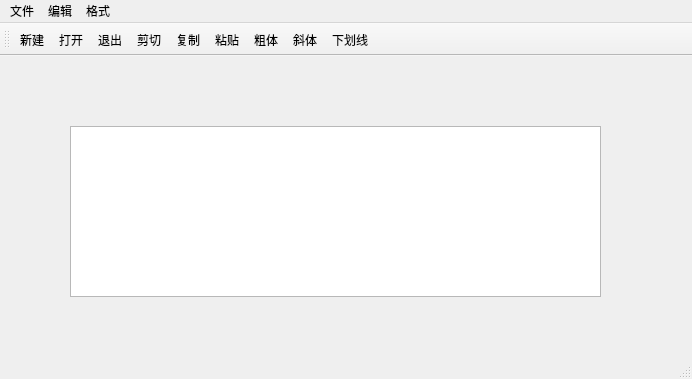
<?xml version="1.0" encoding="UTF-8"?>
<ui version="4.0">
 <class>MainWindow</class>
 <widget class="QMainWindow" name="MainWindow">
  <property name="geometry">
   <rect>
    <x>0</x>
    <y>0</y>
    <width>692</width>
    <height>379</height>
   </rect>
  </property>
  <property name="windowTitle">
   <string>MainWindow</string>
  </property>
  <property name="toolButtonStyle">
   <enum>Qt::ToolButtonTextUnderIcon</enum>
  </property>
  <widget class="QWidget" name="centralWidget">
   <widget class="QTextEdit" name="textEdit">
    <property name="geometry">
     <rect>
      <x>70</x>
      <y>70</y>
      <width>531</width>
      <height>171</height>
     </rect>
    </property>
   </widget>
  </widget>
  <widget class="QMenuBar" name="menuBar">
   <property name="geometry">
    <rect>
     <x>0</x>
     <y>0</y>
     <width>692</width>
     <height>26</height>
    </rect>
   </property>
   <widget class="QMenu" name="menu">
    <property name="title">
     <string>文件</string>
    </property>
    <addaction name="actNew"/>
    <addaction name="act"/>
    <addaction name="actClose"/>
   </widget>
   <widget class="QMenu" name="menu_2">
    <property name="title">
     <string>编辑</string>
    </property>
    <addaction name="actCut"/>
    <addaction name="actCopy"/>
    <addaction name="actPaste"/>
    <addaction name="actClear"/>
   </widget>
   <widget class="QMenu" name="menu_3">
    <property name="title">
     <string>格式</string>
    </property>
    <addaction name="actFontItalic"/>
    <addaction name="actFontBold"/>
    <addaction name="actFontUnder"/>
   </widget>
   <addaction name="menu"/>
   <addaction name="menu_2"/>
   <addaction name="menu_3"/>
  </widget>
  <widget class="QStatusBar" name="statusBar"/>
  <widget class="QToolBar" name="mainToolBar">
   <attribute name="toolBarArea">
    <enum>TopToolBarArea</enum>
   </attribute>
   <attribute name="toolBarBreak">
    <bool>false</bool>
   </attribute>
   <addaction name="actNew"/>
   <addaction name="act"/>
   <addaction name="actClose"/>
   <addaction name="actCut"/>
   <addaction name="actCopy"/>
   <addaction name="actPaste"/>
   <addaction name="actFontBold"/>
   <addaction name="actFontItalic"/>
   <addaction name="actFontUnder"/>
  </widget>
  <action name="actNew">
   <property name="icon">
    <iconset resource="res.qrc">
     <normaloff>:/images/images/new2.bmp</normaloff>:/images/images/new2.bmp</iconset>
   </property>
   <property name="text">
    <string>新建</string>
   </property>
   <property name="toolTip">
    <string>新建文件</string>
   </property>
   <property name="shortcut">
    <string>Ctrl+N</string>
   </property>
  </action>
  <action name="act">
   <property name="icon">
    <iconset resource="res.qrc">
     <normaloff>:/images/images/open3.bmp</normaloff>:/images/images/open3.bmp</iconset>
   </property>
   <property name="text">
    <string>打开</string>
   </property>
   <property name="toolTip">
    <string>打开文件</string>
   </property>
  </action>
  <action name="actCut">
   <property name="icon">
    <iconset resource="res.qrc">
     <normaloff>:/images/images/cut.bmp</normaloff>:/images/images/cut.bmp</iconset>
   </property>
   <property name="text">
    <string>剪切</string>
   </property>
   <property name="toolTip">
    <string>剪切</string>
   </property>
   <property name="shortcut">
    <string>Ctrl+X</string>
   </property>
  </action>
  <action name="actCopy">
   <property name="icon">
    <iconset resource="res.qrc">
     <normaloff>:/images/images/120.bmp</normaloff>:/images/images/120.bmp</iconset>
   </property>
   <property name="text">
    <string>复制</string>
   </property>
   <property name="toolTip">
    <string>复制</string>
   </property>
   <property name="shortcut">
    <string>Ctrl+C</string>
   </property>
  </action>
  <action name="actPaste">
   <property name="icon">
    <iconset resource="res.qrc">
     <normaloff>:/images/images/paste.bmp</normaloff>:/images/images/paste.bmp</iconset>
   </property>
   <property name="text">
    <string>粘贴</string>
   </property>
   <property name="toolTip">
    <string>粘贴</string>
   </property>
   <property name="shortcut">
    <string>Ctrl+V</string>
   </property>
  </action>
  <action name="actFontBold">
   <property name="checkable">
    <bool>true</bool>
   </property>
   <property name="icon">
    <iconset resource="res.qrc">
     <normaloff>:/images/images/BLD.BMP</normaloff>:/images/images/BLD.BMP</iconset>
   </property>
   <property name="text">
    <string>粗体</string>
   </property>
   <property name="toolTip">
    <string>粗体</string>
   </property>
  </action>
  <action name="actFontItalic">
   <property name="checkable">
    <bool>true</bool>
   </property>
   <property name="icon">
    <iconset resource="res.qrc">
     <normaloff>:/images/images/ITL.BMP</normaloff>:/images/images/ITL.BMP</iconset>
   </property>
   <property name="text">
    <string>斜体</string>
   </property>
   <property name="toolTip">
    <string>斜体</string>
   </property>
  </action>
  <action name="actFontUnder">
   <property name="checkable">
    <bool>true</bool>
   </property>
   <property name="icon">
    <iconset resource="res.qrc">
     <normaloff>:/images/images/WORDUNDR.BMP</normaloff>:/images/images/WORDUNDR.BMP</iconset>
   </property>
   <property name="text">
    <string>下划线</string>
   </property>
   <property name="toolTip">
    <string>下划线</string>
   </property>
  </action>
  <action name="actClose">
   <property name="icon">
    <iconset resource="res.qrc">
     <normaloff>:/images/images/exit.bmp</normaloff>:/images/images/exit.bmp</iconset>
   </property>
   <property name="text">
    <string>退出</string>
   </property>
   <property name="toolTip">
    <string>退出</string>
   </property>
  </action>
  <action name="actOpen">
   <property name="icon">
    <iconset resource="res.qrc">
     <normaloff>:/images/images/open3.bmp</normaloff>:/images/images/open3.bmp</iconset>
   </property>
   <property name="text">
    <string>打开...</string>
   </property>
   <property name="toolTip">
    <string>打开文件</string>
   </property>
   <property name="shortcut">
    <string>Ctrl+O</string>
   </property>
  </action>
  <action name="actClear">
   <property name="icon">
    <iconset resource="res.qrc">
     <normaloff>:/images/images/103.bmp</normaloff>:/images/images/103.bmp</iconset>
   </property>
   <property name="text">
    <string>清空</string>
   </property>
   <property name="toolTip">
    <string>清空内容</string>
   </property>
  </action>
  <action name="actFont">
   <property name="icon">
    <iconset resource="res.qrc">
     <normaloff>:/images/images/20.ico</normaloff>:/images/images/20.ico</iconset>
   </property>
   <property name="text">
    <string>字体...</string>
   </property>
   <property name="toolTip">
    <string>字体设置</string>
   </property>
  </action>
  <action name="actNew_2">
   <property name="icon">
    <iconset resource="res.qrc">
     <normaloff>:/images/images/new2.bmp</normaloff>:/images/images/new2.bmp</iconset>
   </property>
   <property name="text">
    <string>新建</string>
   </property>
   <property name="shortcut">
    <string>Ctrl+N</string>
   </property>
  </action>
  <action name="actToolbarLab">
   <property name="checkable">
    <bool>true</bool>
   </property>
   <property name="checked">
    <bool>true</bool>
   </property>
   <property name="text">
    <string>显示工具栏文字标签</string>
   </property>
   <property name="menuRole">
    <enum>QAction::TextHeuristicRole</enum>
   </property>
  </action>
 </widget>
 <layoutdefault spacing="6" margin="11"/>
 <resources>
  <include location="res.qrc"/>
 </resources>
 <connections>
  <connection>
   <sender>actClose</sender>
   <signal>triggered()</signal>
   <receiver>MainWindow</receiver>
   <slot>close()</slot>
   <hints>
    <hint type="sourcelabel">
     <x>-1</x>
     <y>-1</y>
    </hint>
    <hint type="destinationlabel">
     <x>357</x>
     <y>198</y>
    </hint>
   </hints>
  </connection>
  <connection>
   <sender>actCut</sender>
   <signal>triggered()</signal>
   <receiver>textEdit</receiver>
   <slot>cut()</slot>
   <hints>
    <hint type="sourcelabel">
     <x>-1</x>
     <y>-1</y>
    </hint>
    <hint type="destinationlabel">
     <x>355</x>
     <y>198</y>
    </hint>
   </hints>
  </connection>
  <connection>
   <sender>actCopy</sender>
   <signal>triggered()</signal>
   <receiver>textEdit</receiver>
   <slot>copy()</slot>
   <hints>
    <hint type="sourcelabel">
     <x>-1</x>
     <y>-1</y>
    </hint>
    <hint type="destinationlabel">
     <x>355</x>
     <y>198</y>
    </hint>
   </hints>
  </connection>
  <connection>
   <sender>actPaste</sender>
   <signal>triggered()</signal>
   <receiver>textEdit</receiver>
   <slot>paste()</slot>
   <hints>
    <hint type="sourcelabel">
     <x>-1</x>
     <y>-1</y>
    </hint>
    <hint type="destinationlabel">
     <x>355</x>
     <y>198</y>
    </hint>
   </hints>
  </connection>
  <connection>
   <sender>actClear</sender>
   <signal>triggered()</signal>
   <receiver>textEdit</receiver>
   <slot>clear()</slot>
   <hints>
    <hint type="sourcelabel">
     <x>-1</x>
     <y>-1</y>
    </hint>
    <hint type="destinationlabel">
     <x>355</x>
     <y>198</y>
    </hint>
   </hints>
  </connection>
 </connections>
</ui>
